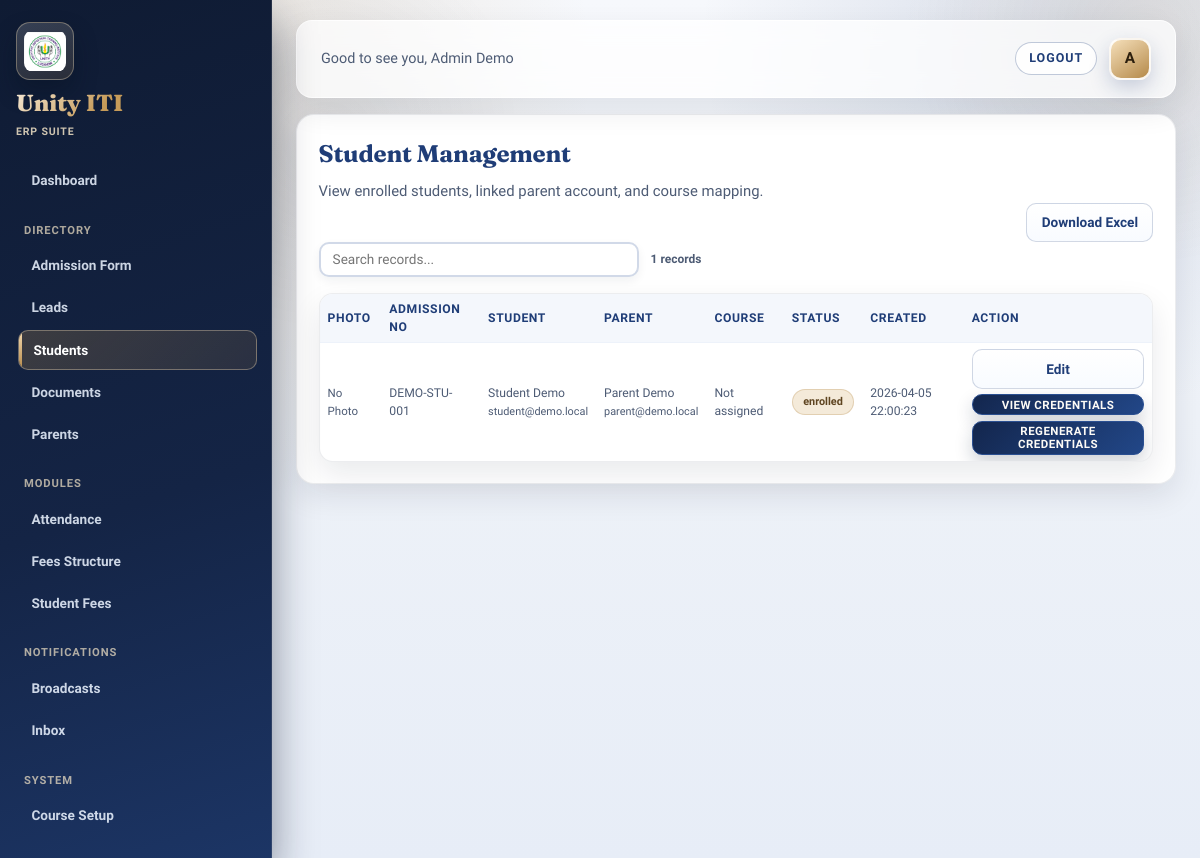
The app's page /modules/admission/students.php (signed in) with its own data.
### tables this page shows
CREATE TABLE students (
    id INT AUTO_INCREMENT PRIMARY KEY,
    user_id INT NULL UNIQUE,
    admission_no VARCHAR(50) NOT NULL UNIQUE,
    roll_number VARCHAR(30) NULL,
    dob DATE NULL,
    gender ENUM('male', 'female', 'other') NULL,
    photo_path VARCHAR(255) NULL,
    address VARCHAR(255) NULL,
    status ENUM('lead', 'enrolled', 'inactive') DEFAULT 'enrolled',
    created_at TIMESTAMP DEFAULT CURRENT_TIMESTAMP,
    FOREIGN KEY (user_id) REFERENCES users(id)
);

CREATE TABLE users (
    id INT AUTO_INCREMENT PRIMARY KEY,
    full_name VARCHAR(120) NOT NULL,
    email VARCHAR(150) NOT NULL UNIQUE,
    password_hash VARCHAR(255) NOT NULL,
    role ENUM('super_admin', 'admin', 'teacher', 'student', 'parent') NOT NULL,
    is_active TINYINT(1) DEFAULT 1,
    created_at TIMESTAMP DEFAULT CURRENT_TIMESTAMP,
    updated_at TIMESTAMP DEFAULT CURRENT_TIMESTAMP ON UPDATE CURRENT_TIMESTAMP
);

### includes/auth.php (called while the page is built, shortened)
<?php
function is_logged_in(): bool
{
    return isset($_SESSION['user']);
}
function current_user(): ?array
{
    return $_SESSION['user'] ?? null;
}
function current_role(): ?string
{
    return $_SESSION['user']['role'] ?? null;
}

### modules/admission/students.php (the view, shortened to what this page needs)
<?php
require_once __DIR__ . '/../../includes/bootstrap.php';
$role = current_role();
$canEditStudents = in_array($role, [ROLE_SUPER_ADMIN, ROLE_ADMIN], true);
$baseSql =
    'SELECT
        s.id,
        s.admission_no,
        s.roll_number,
        s.photo_path,
        s.status,
        s.created_at,
        su.full_name AS student_name,
        su.email AS student_email,
        pu.full_name AS parent_name,
        pu.email AS parent_email,
        c.class_name AS class_label
     FROM students s
     LEFT JOIN users su ON su.id = s.user_id
     LEFT JOIN parent_student ps ON ps.student_id = s.id
     LEFT JOIN parents p ON p.id = ps.parent_id
     LEFT JOIN users pu ON pu.id = p.user_id
     LEFT JOIN student_class_enrollments sce ON sce.student_id = s.id AND sce.is_active = 1
     LEFT JOIN classes c ON c.id = sce.class_id';
$params = [];
$baseSql .= ' ORDER BY s.id DESC';
$studentsStatement = $pdo->prepare($baseSql);
$studentsStatement->execute($params);
$students = $studentsStatement->fetchAll();
require __DIR__ . '/../../includes/header.php';
?>
<section class="card">
    <h2>Student Management</h2>
    <p>View enrolled students, linked parent account, and course mapping.</p>
    <div class="toolbar-row toolbar-row-end">
        <?php if ($canEditStudents): ?>
            <a class="nav-item" href="/school-erp/modules/admission/export_students_excel.php">Download Excel</a>
        <?php endif; ?>
    </div>
    <div class="table-wrap" id="section-table">
        <table class="student-table compact-student-table">
            <thead>
                <tr>
                    <th>Photo</th>
                    <th>Admission No</th>
                    <th>Student</th>
                    <th>Parent</th>
                    <th>Course</th>
                    <th>Status</th>
                    <th>Created</th>
                    <?php if ($canEditStudents): ?>
                        <th>Action</th>
                    <?php endif; ?>
                </tr>
            </thead>
            <tbody>
                <?php foreach ($students as $student): ?>
                    <tr>
                        <td>
                            <?php if (!empty($student['photo_path'])): ?>
                                <img src="<?= htmlspecialchars((string)$student['photo_path']) ?>" alt="Student Photo" class="table-photo-thumb">
                            <?php else: ?>
                                <span class="table-photo-placeholder">No Photo</span>
                            <?php endif; ?>
                        </td>
                        <td><?= htmlspecialchars($student['admission_no']) ?></td>
                        <td>
                            <?= htmlspecialchars((string)$student['student_name']) ?><br>
                            <small><?= htmlspecialchars((string)$student['student_email']) ?></small>
                        </td>
                        <td>
                            <?= htmlspecialchars((string)$student['parent_name']) ?><br>
                            <small><?= htmlspecialchars((string)$student['parent_email']) ?></small>
                        </td>
                        <td><?= htmlspecialchars((string)($student['class_label'] ?: 'Not assigned')) ?></td>
                        <td><span class="pill"><?= htmlspecialchars($student['status']) ?></span></td>
                        <td><?= htmlspecialchars((string)$student['created_at']) ?></td>
                        <?php if ($canEditStudents): ?>
                            <td>
                                <div class="student-actions">
                                    <a class="nav-item student-action-link" href="/school-erp/modules/admission/edit_student.php?id=<?= (int)$student['id'] ?>">Edit</a>
                                    <form method="post" class="inline-form student-action-form">
                                        <button type="submit" class="btn-compact">View Credentials</button>
                                    </form>
                                    <form method="post" class="inline-form student-action-form" onsubmit="return confirm('Regenerate student and parent passwords for this record?');">
                                        <button type="submit" class="btn-compact">Regenerate Credentials</button>
                                    </form>
                                </div>
                            </td>
                        <?php endif; ?>
                    </tr>
                <?php endforeach; ?>
            </tbody>
        </table>
    </div>
</section>
<?php require __DIR__ . '/../../includes/footer.php'; ?>

### includes/header.php (shortened to what this page needs)
<?php
if (!function_exists('nav_active')) {
    function nav_active($path) {
        return strpos($_SERVER['REQUEST_URI'] ?? '', $path) !== false ? ' active' : '';
    }
}
?>
<!DOCTYPE html>
<html lang="en">
<head>
    <link rel="stylesheet" href="/school-erp/assets/css/style.css?v=<?= time() ?>">
</head>
<body class="<?= is_logged_in() ? 'is-authenticated' : 'is-guest' ?>">
<?php if (is_logged_in()): ?>
    <div class="app-layout">
        <aside class="app-sidebar" id="app-sidebar">
            <div class="sidebar-brand">
                <div class="sidebar-brand-mark" aria-hidden="true">
                    <img src="/school-erp/assets/images/unityiti_logo.jpeg" alt="" class="sidebar-brand-logo">
                </div>
                <h2>Unity ITI</h2>
                <p>ERP SUITE</p>
            </div>
            <nav class="sidebar-nav">
                <?php $dashPath = '/school-erp/' . (current_role() === 'super_admin' ? 'superadmin' : current_role()) . '/dashboard.php'; ?>
                <a href="<?= $dashPath ?>" class="nav-item<?= nav_active('dashboard.php') ?>">Dashboard</a>
                <?php if (in_array(current_role(), ['admin', 'super_admin'])): ?>
                    <p class="nav-group">Directory</p>
                    <a href="/school-erp/modules/admission/apply.php" class="nav-item<?= nav_active('/modules/admission/apply.php') ?>">Admission Form</a>
                    <a href="/school-erp/modules/admission/leads.php" class="nav-item<?= nav_active('/modules/admission/leads.php') ?>">Leads</a>
                    <a href="/school-erp/modules/admission/students.php" class="nav-item<?= nav_active('/modules/admission/students.php') ?>">Students</a>
                    <a href="/school-erp/modules/admission/documents.php" class="nav-item<?= nav_active('/modules/admission/documents.php') ?>">Documents</a>
                    <a href="/school-erp/modules/admission/parent_linking.php" class="nav-item<?= nav_active('/modules/admission/parent_linking.php') ?>">Parents</a>
                    <p class="nav-group">Modules</p>
                    <a href="/school-erp/modules/attendance/manage.php" class="nav-item<?= nav_active('/modules/attendance/manage.php') ?>">Attendance</a>
                    <a href="/school-erp/modules/fees/fee_structure.php" class="nav-item<?= nav_active('/modules/fees/fee_structure.php') ?>">Fees Structure</a>
                    <a href="/school-erp/modules/fees/student_fees.php" class="nav-item<?= nav_active('/modules/fees/student_fees.php') ?>">Student Fees</a>
                    <p class="nav-group">Notifications</p>
                    <a href="/school-erp/modules/notification/send.php" class="nav-item<?= nav_active('/modules/notification/send.php') ?>">Broadcasts</a>
                    <a href="/school-erp/modules/notification/inbox.php" class="nav-item<?= nav_active('/modules/notification/inbox.php') ?>">Inbox</a>
                    <p class="nav-group">System</p>
                    <?php if (current_role() === 'super_admin'): ?>
                        <a href="/school-erp/modules/academics/settings.php" class="nav-item<?= nav_active('/modules/academics/settings.php') ?>">Settings</a>
                    <?php else: ?>
                        <a href="/school-erp/modules/academics/manage.php" class="nav-item<?= nav_active('/modules/academics/manage.php') ?>">Course Setup</a>
                    <?php endif; ?>
                <?php endif; ?>
            </nav>
        </aside>
        <div class="app-main-content">
            <header class="app-topbar">
                <div class="topbar-left">
                    <div class="topbar-welcome">
                        <p>Good to see you, <?= htmlspecialchars(current_user()['name']) ?></p>
                    </div>
                </div>
                <div class="header-user">
                    <a href="/school-erp/logout.php" class="topbar-logout" title="Logout">Logout</a>
                    <div class="avatar" title="<?= htmlspecialchars(current_user()['name']) ?> (<?= htmlspecialchars(current_role()) ?>)">
                        <?= strtoupper(substr(current_user()['name'], 0, 1)) ?>
                    </div>
                </div>
            </header>
            <main class="container">
<?php else: ?>
    <main class="container guest-container">
<?php endif; ?>

### includes/footer.php (shortened to what this page needs)
            </main>
<?php if (is_logged_in()): ?>
        </div>
    </div>
<?php endif; ?>
</body>
</html>

### records on screen
students: shows "No Photo", admission_no "DEMO-STU-001", user.full_name "Student Demo", user.email "student@demo.local", users.full_name "Parent Demo", users.email "parent@demo.local", class_label "Not assigned", status "enrolled", created_at "2026-04-05 22:00:23"

### other values on screen
current_user()['name'] "Admin Demo"
substr(current_user()['name'], 0, 1) "A"
